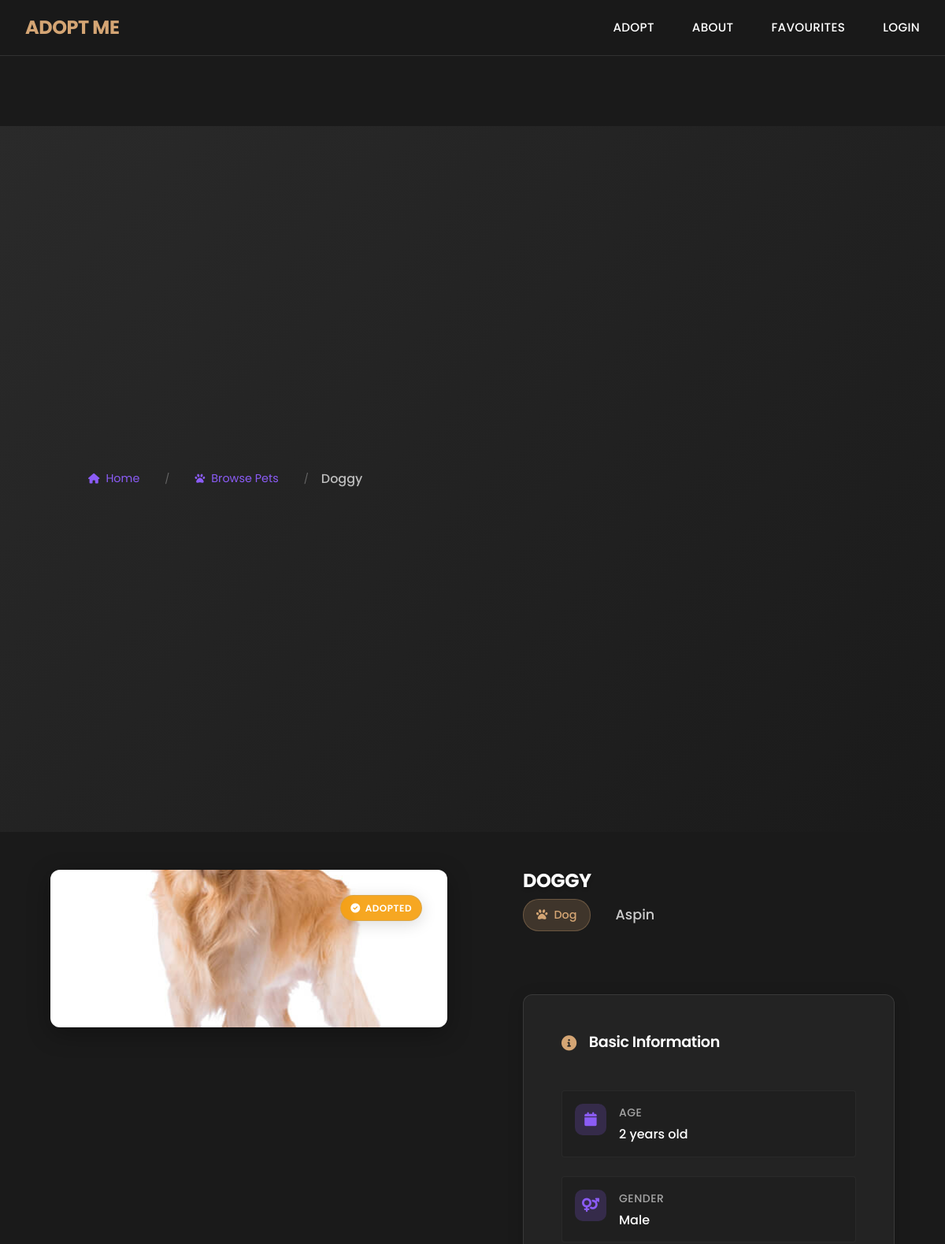
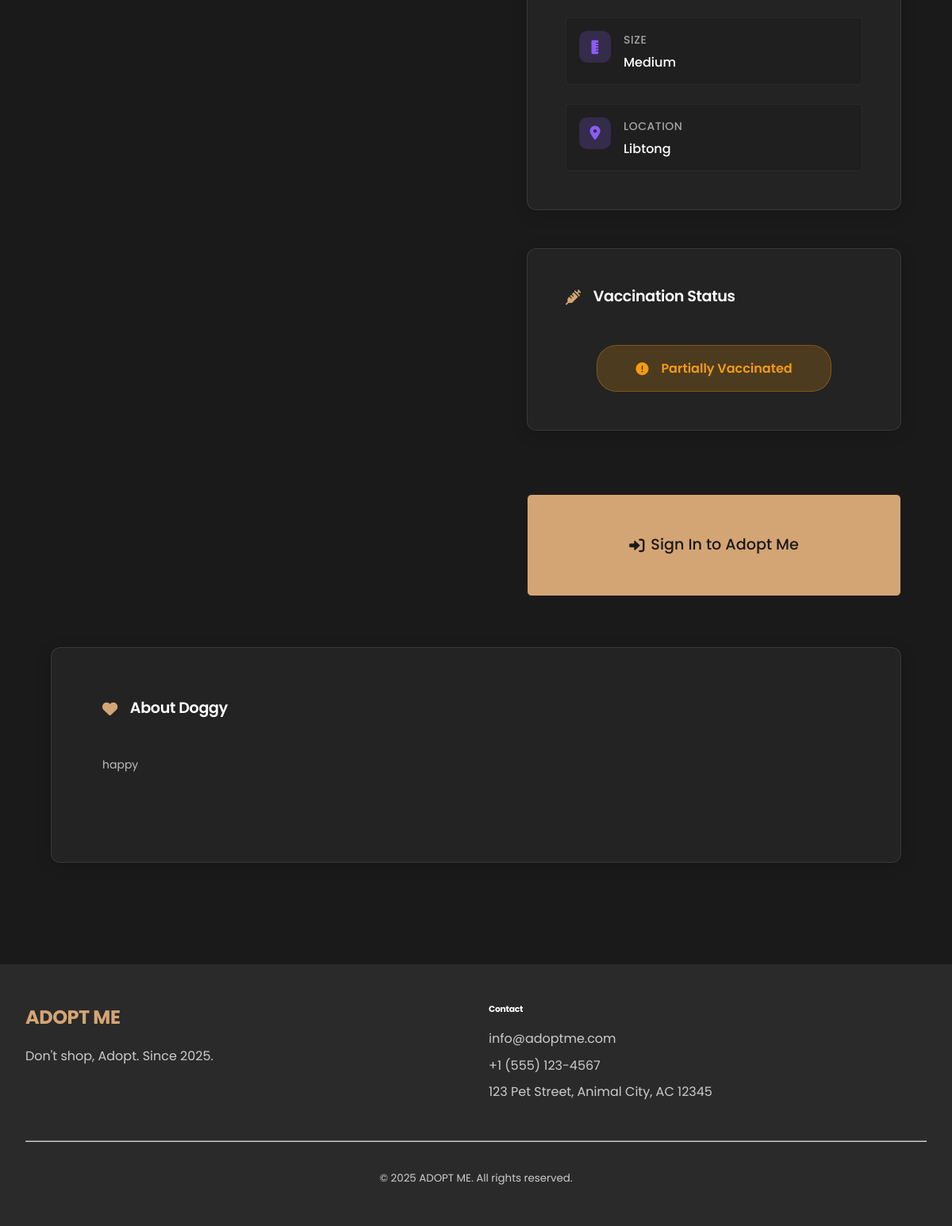
The app's page /pet/11 with its own data (2 pictures, top to bottom).
### tables this page shows
CREATE TABLE pets (
            id INTEGER PRIMARY KEY AUTOINCREMENT,
            name TEXT NOT NULL,
            species TEXT NOT NULL,
            breed TEXT NOT NULL,
            age INTEGER NOT NULL,
            gender TEXT NOT NULL,
            size TEXT NOT NULL,
            description TEXT,
            special_needs TEXT,
            vaccination_status TEXT,
            photo_filename TEXT,
            location TEXT,
            status TEXT DEFAULT 'available',
            created_at TIMESTAMP DEFAULT CURRENT_TIMESTAMP
        );

### app.py (the view)
@app.route('/pet/<int:pet_id>')
def pet_detail(pet_id):
    conn = get_db_connection()
    pet = conn.execute('SELECT * FROM pets WHERE id = ?', (pet_id,)).fetchone()
    conn.close()
    if pet is None:
        flash('Pet not found.', 'error')
        return redirect(url_for('pets'))
    return render_template('pet_detail.html', pet=pet)

### app.py (called while the page is built)
def get_db_connection():
    conn = sqlite3.connect('pet_adoption.db')
    conn.row_factory = sqlite3.Row
    return conn

### templates/pet_detail.html (shortened to what this page needs)
{% extends "base.html" %}
{% block content %}
<div class="pet-detail-page">
    <div class="pet-hero-section" data-aos="fade-down">
        <div class="container">
            <div class="hero-content">
                <div class="breadcrumb-navigation">
                    <a href="{{ url_for('index') }}" class="breadcrumb-link">
                        <i class="fas fa-home"></i>
                        <span>Home</span>
                    </a>
                    <span class="breadcrumb-separator">/</span>
                    <a href="{{ url_for('pets') }}" class="breadcrumb-link">
                        <i class="fas fa-paw"></i>
                        <span>Browse Pets</span>
                    </a>
                    <span class="breadcrumb-separator">/</span>
                    <span class="breadcrumb-current">{{ pet.name }}</span>
                </div>
            </div>
        </div>
    </div>
    <div class="pet-content-section">
        <div class="container">
            <div class="pet-content-grid">
                <div class="pet-image-column" data-aos="fade-right">
                    <div class="pet-image-container">
                        {% if pet.photo_filename %}
                        <img src="{{ url_for('static', filename='images/' + pet.photo_filename) }}"
                            class="pet-main-image" alt="{{ pet.name }}">
                        {% else %}
                        <div class="pet-image-placeholder">
                            <i class="fas fa-paw"></i>
                            <span>No Photo Available</span>
                        </div>
                        {% endif %}
                        <div class="status-badge-overlay">
                            {% if pet.status == 'available' %}
                            <span class="status-badge available">
                                <i class="fas fa-heart"></i>
                                Available for Adoption
                            </span>
                            {% elif pet.status == 'adopted' %}
                            <span class="status-badge adopted">
                                <i class="fas fa-check-circle"></i>
                                Adopted
                            </span>
                            {% else %}
                            <span class="status-badge pending">
                                <i class="fas fa-clock"></i>
                                Pending Adoption
                            </span>
                            {% endif %}
                        </div>
                    </div>
                </div>
                <div class="pet-info-column" data-aos="fade-left">
                    <div class="pet-header">
                        <h1 class="pet-name">{{ pet.name }}</h1>
                        <div class="pet-subtitle">
                            <span class="species-badge">
                                <i class="fas fa-paw"></i>
                                {{ pet.species | title }}
                            </span>
                            <span class="breed-text">{{ pet.breed }}</span>
                        </div>
                    </div>
                    <div class="info-card">
                        <h3 class="card-title">
                            <i class="fas fa-info-circle"></i>
                            Basic Information
                        </h3>
                        <div class="info-grid">
                            <div class="info-item">
                                <div class="info-icon">
                                    <i class="fas fa-calendar"></i>
                                </div>
                                <div class="info-content">
                                    <span class="info-label">Age</span>
                                    <span class="info-value">{{ pet.age }} years old</span>
                                </div>
                            </div>
                            <div class="info-item">
                                <div class="info-icon">
                                    <i class="fas fa-venus-mars"></i>
                                </div>
                                <div class="info-content">
                                    <span class="info-label">Gender</span>
                                    <span class="info-value">{{ pet.gender | title }}</span>
                                </div>
                            </div>
                            <div class="info-item">
                                <div class="info-icon">
                                    <i class="fas fa-ruler-vertical"></i>
                                </div>
                                <div class="info-content">
                                    <span class="info-label">Size</span>
                                    <span class="info-value">{{ pet.size | title }}</span>
                                </div>
                            </div>
                            <div class="info-item">
                                <div class="info-icon">
                                    <i class="fas fa-map-marker-alt"></i>
                                </div>
                                <div class="info-content">
                                    <span class="info-label">Location</span>
                                    <span class="info-value">{{ pet.location }}</span>
                                </div>
                            </div>
                        </div>
                    </div>
                    {% if pet.vaccination_status %}
                    <div class="info-card">
                        <h3 class="card-title">
                            <i class="fas fa-syringe"></i>
                            Vaccination Status
                        </h3>
                        <div class="vaccination-status">
                            <span class="status-indicator {{ pet.vaccination_status }}">
                                {% if pet.vaccination_status == 'up-to-date' %}
                                <i class="fas fa-check-circle"></i>
                                Up to Date
                                {% elif pet.vaccination_status == 'partial' %}
                                <i class="fas fa-exclamation-circle"></i>
                                Partially Vaccinated
                                {% elif pet.vaccination_status == 'unknown' %}
                                <i class="fas fa-question-circle"></i>
                                Unknown
                                {% else %}
                                <i class="fas fa-times-circle"></i>
                                Not Vaccinated
                                {% endif %}
                            </span>
                        </div>
                    </div>
                    {% endif %}
                    <div class="action-section">
                        {% if pet.status == 'available' and session.user_id and session.role != 'admin' %}
                        <a href="{{ url_for('adopt', pet_id=pet.id) }}" class="action-btn primary large">
                            <i class="fas fa-heart"></i>
                            <span>Adopt Me</span>
                        </a>
                        {% elif not session.user_id %}
                        <a href="{{ url_for('login') }}" class="action-btn primary large">
                            <i class="fas fa-sign-in-alt"></i>
                            <span>Sign In to Adopt Me</span>
                        </a>
                        {% elif pet.status != 'available' %}
                        <div class="status-message">
                            <i class="fas fa-info-circle"></i>
                            <span>This pet is no longer available for adoption.</span>
                        </div>
                        {% endif %}
                    </div>
                </div>
            </div>
            <div class="about-section" data-aos="fade-up">
                <div class="about-card">
                    <h3 class="card-title">
                        <i class="fas fa-heart"></i>
                        About {{ pet.name }}
                    </h3>
                    <div class="about-content">
                        <p class="pet-description">{{ pet.description }}</p>
                    </div>
                </div>
            </div>
        </div>
    </div>
</div>
{% endblock %}

### static/css/style.css (style rules this page uses)
.hero-content { position: relative; z-index: 2; color: var(--text-light); }
.pet-image-container { position: relative; overflow: hidden; }
.breadcrumb-link { color: #8b5cf6; text-decoration: none; display: flex; align-items: center; gap: 0.5rem; transition: color 0.2s ease; }
.breadcrumb-separator { color: rgba(255, 255, 255, 0.3); }
.breadcrumb-current { color: rgba(255, 255, 255, 0.7); }
.pet-image-container { position: relative; height: 200px; overflow: hidden; }
.status-badge { display: inline-flex; align-items: center; gap: 0.375rem; padding: 0.375rem 0.75rem; font-size: 0.75rem; font-weight: 600; border-radius: 20px; -webkit-backdrop-filter: blur(10px); backdrop-filter: blur(10px); text-transform: uppercase; letter-spacing: 0.5px; }
.status-badge.adopted { background: rgba(245, 158, 11, 0.9); color: #ffffff; }
.pet-name { color: #ffffff; font-size: 1.5rem; font-weight: 700; margin: 0 0 0.5rem 0; }
.pet-description { color: rgba(255, 255, 255, 0.7); font-size: 0.875rem; line-height: 1.5; margin-top: 1rem; }
.action-btn { display: flex; align-items: center; gap: 0.5rem; padding: 0.5rem 1rem; font-size: 0.875rem; font-weight: 500; text-decoration: none; border: 1px solid; border-radius: 6px; transition: all 0.2s ease; background: none; cursor: pointer; flex: 1; justify-content: center; }
.pet-name { color: #ffffff; font-size: 1.25rem; font-weight: 700; margin: 0 0 0.5rem 0; display: flex; align-items: center; gap: 0.5rem; }
.info-grid { display: flex; flex-direction: column; gap: 1.5rem; }
.info-item { display: flex; align-items: flex-start; gap: 1rem; }
.info-icon { width: 40px; height: 40px; background: rgba(139, 92, 246, 0.2); border-radius: 10px; display: flex; align-items: center; justify-content: center; flex-shrink: 0; }
.info-icon i { color: #8b5cf6; font-size: 1.1rem; }
.info-content { flex: 1; display: flex; flex-direction: column; gap: 0.25rem; }
.info-label { color: rgba(255, 255, 255, 0.6); font-size: 0.875rem; font-weight: 500; text-transform: uppercase; letter-spacing: 0.5px; }
.info-value { color: #ffffff; font-size: 1rem; font-weight: 500; line-height: 1.4; }

### records on screen
pets: name "Doggy", photo_filename (picture), name "DOGGY", species "Dog", breed "Aspin", age "2", gender "Male", size "Medium", location "Libtong", description "happy"
